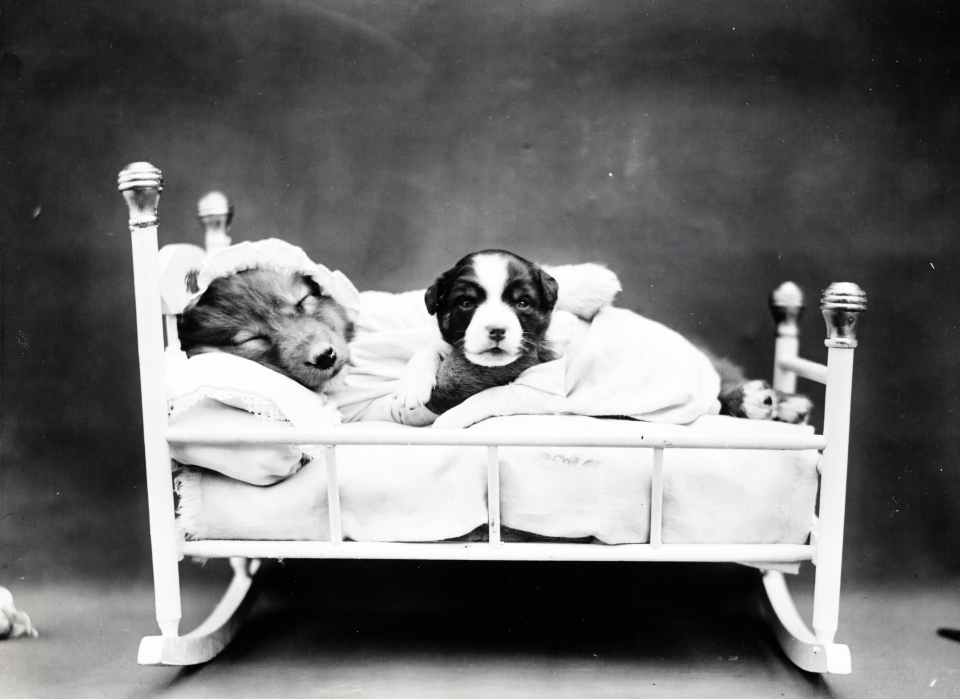
#> input picture High School/Image Editing/ressources/argentique/a1.jpg, 1920 x 1398 px (shown at 1/2 size); its folder holds 3 pictures in this run
$ python histogramme_argentique.py
#> lines starting #> are read from the running program, lines starting #| are printed output that depends on the picture
from PIL import Image
from random import random,randint
from math import pi,cos,sin
import pickle

imgtemoin = [Image.open(f"argentique/a{i}.jpg") for i in range(1,4)]
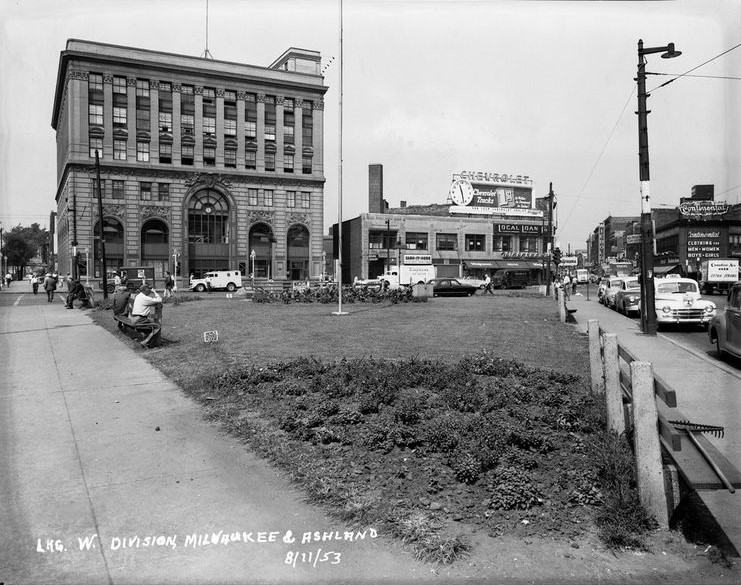
#> input picture High School/Image Editing/ressources/argentique/a2.jpg, 741 x 585 px
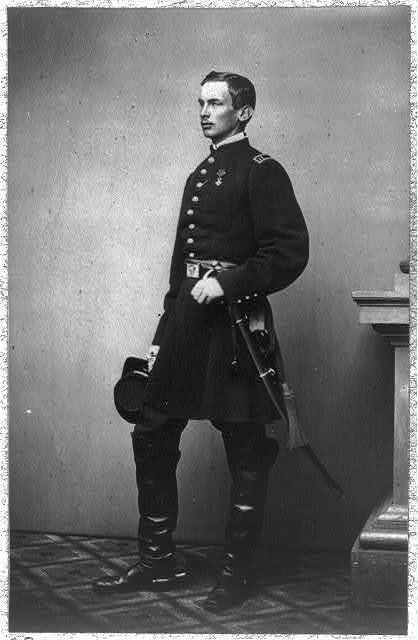
#> input picture High School/Image Editing/ressources/argentique/a3.jpg, 418 x 640 px
#> imgtemoin = 3 items


class histogram():

    def __init__(self,image,liste=False):

#> called with liste = False
        di={"r":{},"g":{},"b":{}}
        self.egalise_dico={"r":{},"g":{},"b":{}}
        nb=0

        for i in range(256):
                di["r"][i]=0
                di["g"][i]=0
                di["b"][i]=0

        for im in range(len(image)):
            print(im)
            widthimage,heightimage=image[im].size
            #print(widthimage,heightimage)
            nb+=widthimage*heightimage

            for x in range(widthimage):
                for y in range(heightimage):
                    pixel=image[im].getpixel((x,y))
                    if isinstance(pixel, tuple):
                        pixel = pixel[0]
                    di["r"][int(pixel)]+=1
                    di["g"][int(pixel)]+=1
                    di["b"][int(pixel)]+=1
#> this loop made 3 passes
#> (widthimage, heightimage, nb) on passes 1 to 3: (1920, 1398, 2684160), (741, 585, 3117645), (418, 640, 3385165)
#| 0
#| 1
#| 2
#> after the loop, di = 3 items; nb = 3385165

        for i in range(256):
            di["r"][i]/=nb
            di["g"][i]/=nb
            di["b"][i]/=nb

        self.di=di
#> self.di = 3 items

    def egaliser(self,c,k):
        try:
            return self.egalise_dico[c][k]
        except(KeyError):
            self.egalise_dico[c][k]=int((256-1)*sum([ self.di[c][i] for i in range(k+1)]))
        return self.egalise_dico[c][k]

    def creer_inverse(self):

        self.inverse_dynamic={"r":{},"g":{},"b":{}}
        self.inverse={"r":{},"g":{},"b":{}}
        self.plist={"r":[],"g":[],"b":[]}
        for pix in range(256):
            self.inverse["r"][self.egaliser("r",pix)]=pix
            self.plist["r"].append(self.egaliser("r",pix))
            self.inverse["g"][self.egaliser("g",pix)]=pix
            self.plist["g"].append(self.egaliser("g",pix))
            self.inverse["b"][self.egaliser("b",pix)]=pix
            self.plist["b"].append(self.egaliser("b",pix))
#> after the loop, self.inverse = 3 items

        self.plist["r"].sort()
        self.plist["g"].sort()
        self.plist["b"].sort()
        #print(self.inverse)

    def donner_inverse(self,c,p):

        try :
            return self.inverse_dynamic[c][p]
        except(KeyError):
            debut=0
            fin=len(self.plist[c])-1
            if p<=self.plist[c][debut]:
                self.inverse_dynamic[c][p]=self.plist[c][debut]
                return self.inverse_dynamic[c][p]
            elif p>=self.plist[c][fin]:
                self.inverse_dynamic[c][p]=self.plist[c][fin]
                return self.inverse_dynamic[c][p]
            while debut-fin>1:
                milieu = (fin+debut)//2
                if p<self.plist[c][milieu]:
                    fin=milieu
                elif p>self.plist[c][milieu]:
                    debut=milieu
                else:
                    debut,fin=milieu,milieu
            coef1=abs(p-self.plist[c][debut])/(abs(p-self.plist[c][debut])+abs(p-self.plist[c][fin]))
            coef2=abs(p-self.plist[c][fin])/(abs(p-self.plist[c][debut])+abs(p-self.plist[c][fin]))
            self.inverse_dynamic[c][p]=self.inverse[c][self.plist[c][debut]]*coef2+self.inverse[c][self.plist[c][fin]]*coef1
            return self.inverse_dynamic[c][p]

histogramme_argentique=histogram(imgtemoin)
histogramme_argentique.creer_inverse()
fichier = open("histogramme_argentique.pkl", "wb")
print(histogramme_argentique.di["r"]==histogramme_argentique.di["g"] and histogramme_argentique.di["r"]==histogramme_argentique.di["b"])
#| True
pickle.dump(histogramme_argentique, fichier)
fichier.close()
